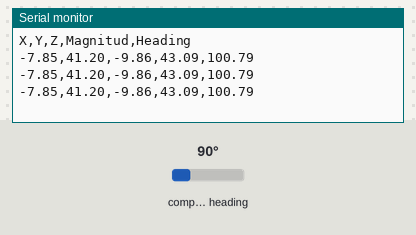
Bench run of a sketch on a simulated Arduino Uno, built with avr-gcc and run on an emulated ATmega328P. Shown: the last lines printed to the serial monitor. The test bench sets the inputs (shaded band); at power-on: compass heading 90°.

Above: at 1.3 s.
1.4 s: compass heading set to 7°
At 1.9 s:
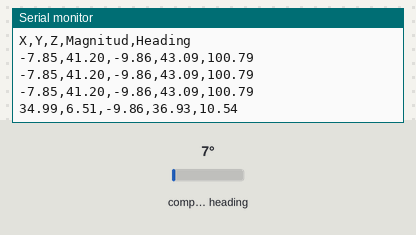
2.9 s: compass heading set to 180°
At 3.4 s:
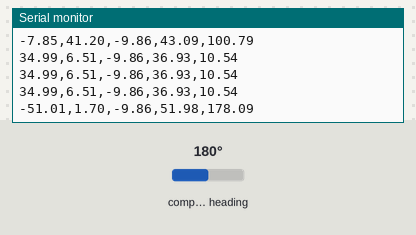
Timing chart, 0 to 5.9 s (numbered marks = the images above; inputs shaded):
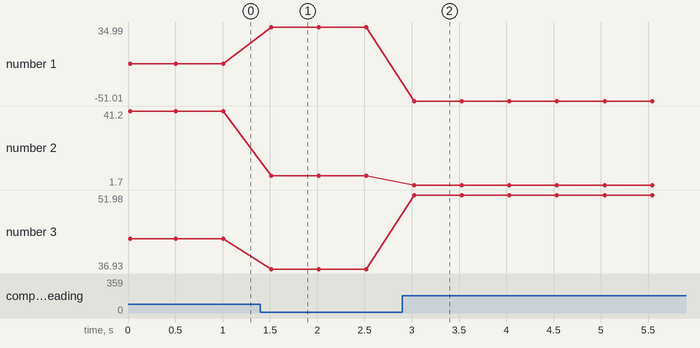

Measured:
- after the input at 1.4 s, the serial monitor: prints a new line after 0.11 s (image 1)
- after the input at 2.9 s, the serial monitor: prints a new line after 0.12 s (image 2)
- plotted number 1: -7.85 → 34.99 after the input at 1.4 s, 34.99 → -51.01 after the input at 2.9 s
- plotted number 2: 41.2 → 6.51 after the input at 1.4 s, 6.51 → 1.7 after the input at 2.9 s
- plotted number 3: 43.09 → 36.93 after the input at 1.4 s, 36.93 → 51.98 after the input at 2.9 s

The sketch:

Arduino_Codigo_ConOffsets.ino
```cpp
#include <Wire.h>
#include <Adafruit_Sensor.h>
#include <Adafruit_HMC5883_U.h>

// Crear un objeto para el sensor
Adafruit_HMC5883_Unified mag = Adafruit_HMC5883_Unified(12345);

// -------------------------------
// Valores máximos y mínimos de cada eje (X, Y, Z)
float Xmax = 37.73;
float Xmin = -23.18;

float Ymax = 31.55;
float Ymin = -35;

float Zmax = 15.31;
float Zmin = -54.39;
// -------------------------------

void setup() {
  Serial.begin(9600);
  Serial.println("X,Y,Z,Magnitud,Heading");

  if (!mag.begin()) {
    Serial.println("No se detectó el HMC5883L. Verifica las conexiones o el modelo.");
    while (1);
  }
}

void loop() {
  sensors_event_t event;
  mag.getEvent(&event);

  // Valores crudos del sensor
  float rawX = event.magnetic.x;
  float rawY = event.magnetic.y;
  float rawZ = event.magnetic.z;

  // -------------------------------
  // Calcular offset por eje
  float offsetX = (Xmax + Xmin) / 2.0;
  float offsetY = (Ymax + Ymin) / 2.0;
  float offsetZ = (Zmax + Zmin) / 2.0;

  // Calcular escala por eje
  float scaleX = (Xmax - Xmin) / 2.0;
  float scaleY = (Ymax - Ymin) / 2.0;
  float scaleZ = (Zmax - Zmin) / 2.0;

  // Escala promedio
  float avgScale = (scaleX + scaleY + scaleZ) / 3.0;

  // Corrección de offset y soft iron
  float x = (rawX - offsetX) * (avgScale / scaleX);
  float y = (rawY - offsetY) * (avgScale / scaleY);
  float z = (rawZ - offsetZ) * (avgScale / scaleZ);
  // -------------------------------

  // Magnitud total del campo corregido
  float B_total = sqrt(x * x + y * y + z * z);

  // Dirección (rumbo magnético)
  float heading = atan2(y, x) * 180.0 / PI;
  if (heading < 0) heading += 360.0;

  // Imprimir datos en formato CSV
  Serial.print(x); Serial.print(",");
  Serial.print(y); Serial.print(",");
  Serial.print(z); Serial.print(",");
  Serial.print(B_total); Serial.print(",");
  Serial.println(heading);

  delay(500);
}
```
